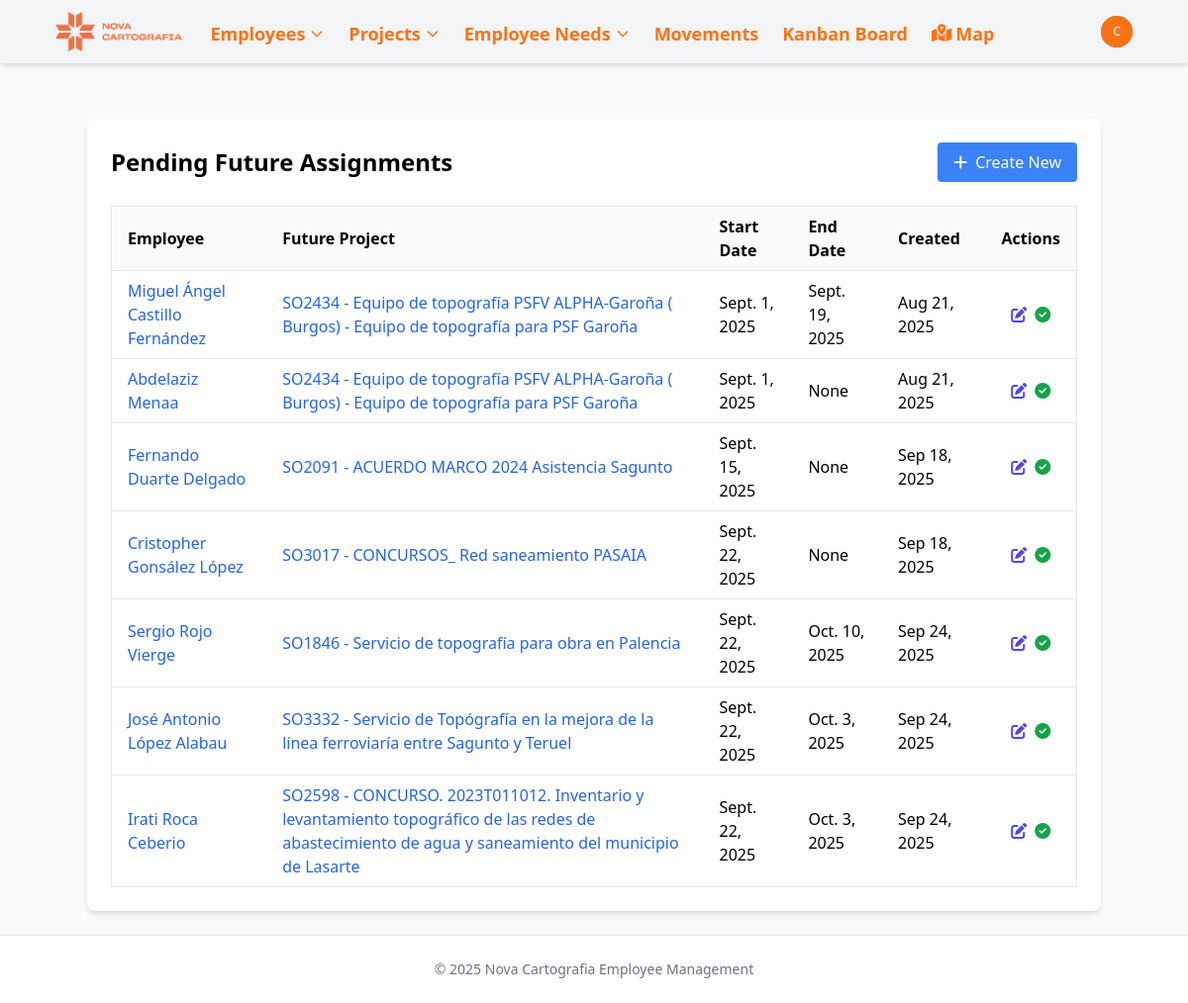
/future-assignments/ (signed in), run on the app's committed database.
### novacartografia_employee_management/models.py (models this page shows, shortened)
class GetEmployeeLocked(models.Model):
    next_project = models.ForeignKey(Project, on_delete=models.CASCADE,
                                    related_name='future_employee_assignments',
                                    help_text="The project the employee will be assigned to")
    employee = models.ForeignKey(Employee, on_delete=models.CASCADE,  # Cambiado de ManyToManyField a ForeignKey
                               related_name='future_assignment',
                               null=True,  # Añadido para la migración
                               blank=True,  # Añadido para la migración
                               help_text="The employee to be assigned to the project")
    start_date = models.DateField(help_text="When the employee should start in the new project")
    end_date = models.DateField(help_text="When the employee should end in the new project", null=True, blank=True)
    created_at = models.DateTimeField(auto_now_add=True)
    fulfilled = models.BooleanField(default=False,
                                   help_text="When marked as fulfilled, the employee will be assigned to the new project")
    class Meta:
        verbose_name = "Future Employee Assignment"
        verbose_name_plural = "Future Employee Assignments"

class Employee(models.Model):
    name = models.CharField(max_length=100)
    job = models.CharField(max_length=100)
    project_id = models.ForeignKey(Project, on_delete=models.SET_NULL, related_name='employee_set', blank=True, null=True)
    street = models.CharField(max_length=100, blank=True, null=True)
    city = models.CharField(max_length=100, blank=True, null=True)
    active = models.BooleanField(default=True, help_text="Indicates if the employee is currently active")
    start_date = models.DateField(default=timezone.now, help_text="When the employee started working", null=True, blank=True)
    end_date = models.DateField(blank=True, null=True, help_text="When the employee ended working, if applicable")
    state = models.CharField(max_length=50, default='valencia',
           choices=[
                ('Araba (Álava)', 'Álava'),
                ('Albacete', 'Albacete'),
                ('Alacant (Alicante)', 'Alicante'),
                ('Almería', 'Almería'),
                ('Asturias', 'Asturias'),
                ('Ávila', 'Ávila'),
                ('Badajoz', 'Badajoz'),
                ('Barcelona', 'Barcelona'),
                ('Burgos', 'Burgos'),
                ('Cáceres', 'Cáceres'),
                ('Cádiz', 'Cádiz'),
                ('Cantabria', 'Cantabria'),
                ('Castelló (Castellón)', 'Castellón'),
                ('Ceuta', 'Ceuta'),
                ('Ciudad Real', 'Ciudad Real'),
                ('Córdoba', 'Córdoba'),
                ('Cuenca', 'Cuenca'),
                ('Gerona', 'Gerona'),
                ('Granada', 'Granada'),
                ('Guadalajara', 'Guadalajara'),
                ('Gipuzkoa (Guipúzcoa)', 'Guipúzcoa'),
                ('Huelva', 'Huelva'),
                ('Huesca', 'Huesca'),
                ('Islas Baleares', 'Islas Baleares'),
                ('Jaén', 'Jaén'),
                ('A Coruña (La Coruña)', 'La Coruña'),
                ('La Rioja', 'La Rioja'),
                ('Las Palmas', 'Las Palmas'),
                ('León', 'León'),
                ('Lérida', 'Lérida'),
                ('Lleida', 'Lérida'),  # Agregado porque aparece en tu CSV
                ('Lugo', 'Lugo'),
                ('Madrid', 'Madrid'),
                ('Málaga', 'Málaga'),
                ('Melilla', 'Melilla'),
                ('Murcia', 'Murcia'),
                ('Navarra (Nafarroa)', 'Navarra'),  # Corregido para coincidir con el CSV
                ('Orense', 'Orense'),
                ('Palencia', 'Palencia'),
                ('Pontevedra', 'Pontevedra'),
                ('Salamanca', 'Salamanca'),
                ('Santa Cruz de Tenerife', 'Santa Cruz de Tenerife'),
                ('Segovia', 'Segovia'),
                ('Sevilla', 'Sevilla'),
                ('Soria', 'Soria'),
                ('Tarragona', 'Tarragona'),
                ('Teruel', 'Teruel'),
                ('Toledo', 'Toledo'),
                ('Valencia', 'Valencia'),
                ('Valladolid', 'Valladolid'),
                ('Bizkaia (Vizcaya)', 'Vizcaya'),
                ('Zamora', 'Zamora'),
                ('Zaragoza', 'Zaragoza'),
            ])
    latitude = models.FloatField(null=True, blank=True)
    longitude = models.FloatField(null=True, blank=True)
    academic_training = models.CharField(max_length=100, blank=True, null=True)
    driver_license = models.BooleanField(default=False)
    twenty_hours = models.BooleanField(default=False)
    sixty_hours = models.BooleanField(default=False)
    confine = models.BooleanField(default=False)
    height = models.BooleanField(default=False)
    mining = models.BooleanField(default=False)
    railway_carriage = models.BooleanField(default=False)
    railway_mounting = models.BooleanField(default=False)
    building = models.BooleanField(default=False)
    office_work = models.BooleanField(default=False)
    scanner = models.BooleanField(default=False)
    leveling = models.BooleanField(default=False)
    static = models.BooleanField(default=False)
    drag = models.BooleanField(default=False)
    locked = models.BooleanField(default=False, help_text="Indicates if the employee is locked for a future project")
    vacations_from = models.DateField(blank=True, null=True)
    vacations_to = models.DateField(blank=True, null=True)
    leave_from = models.DateField(blank=True, null=True)
    leave_to = models.DateField(blank=True, null=True)
    end_contract = models.BooleanField(default=False, help_text="Indicates if the employee's contract is ending soon")

class Project(models.Model):
    PROJECT_TYPES = [
        ('external', 'Obra'),
        ('project', 'Proyecto'),
    ]
    MANAGER_TYPES = [
        ('Jose Cuesta Mejías', 'Cuesta'),
        ('Javier Marín Gimeno', 'Javi'),
        ('Guillermo Boscá Gómez', 'Guillermo'),
        ('Miguel Ángel Martínez García', 'Miguel Ángel'),
        ('Óscar López Valverde', 'Óscar'),
    ]
    name = models.CharField(max_length=500)
    type = models.CharField(max_length=50, choices=PROJECT_TYPES, default='proyecto')
    description = models.TextField(blank=True, null=True)
    manager = models.CharField(max_length=50, choices=MANAGER_TYPES, null=True, blank=True)
    state = models.CharField(max_length=50, null=True, blank=True, )
    date_from = models.DateField(blank=True, null=True)
    date_to = models.DateField(blank=True, null=True)
    academic_training = models.CharField(max_length=100, blank=True, null=True)
    twenty_hours = models.BooleanField(default=False)
    sixty_hours = models.BooleanField(default=False)
    confine = models.BooleanField(default=False)
    height = models.BooleanField(default=False)
    mining = models.BooleanField(default=False)
    railway_carriage = models.BooleanField(default=False)
    railway_mounting = models.BooleanField(default=False)
    building = models.BooleanField(default=False)
    office_work = models.BooleanField(default=False)
    scanner = models.BooleanField(default=False)
    leveling = models.BooleanField(default=False)
    static = models.BooleanField(default=False)
    drag = models.BooleanField(default=False)

### novacartografia_employee_management/views.py (the view)
# urls.py: path('future-assignments/', views.get_employee_locked_list, name='get_employee_locked_list'),
@login_required
def get_employee_locked_list(request):
    future_assignments = GetEmployeeLocked.objects.filter(
        fulfilled=False,
        employee__isnull=False  # Solo los que tienen un empleado asignado
    ).select_related('employee', 'next_project')  # Optimizar consultas
    return render(request, 'novacartografia_employee_management/future_assignment_list.html', {
        'future_assignments': future_assignments,
    })

### templates/novacartografia_employee_management/future_assignment_list.html (shortened to what this page needs)
{% extends 'base.html' %}
{% block content %}
<div class="max-w-5xl mx-auto bg-white p-6 rounded-lg shadow-md">
  <div class="flex justify-between items-center mb-6">
    <h1 class="text-2xl font-bold">Pending Future Assignments</h1>
    <a href="{% url 'get_employee_locked_create' %}" class="bg-blue-500 hover:bg-blue-600 text-white px-4 py-2 rounded flex items-center">
      <i class="fas fa-plus mr-2"></i> Create New
    </a>
  </div>
  {% if future_assignments %}
    <div class="overflow-x-auto">
      <table class="min-w-full bg-white border border-gray-200">
        <thead>
          <tr>
            <th class="py-2 px-4 border-b border-gray-200 bg-gray-50 text-left">Employee</th>
            <th class="py-2 px-4 border-b border-gray-200 bg-gray-50 text-left">Future Project</th>
            <th class="py-2 px-4 border-b border-gray-200 bg-gray-50 text-left">Start Date</th>
            <th class="py-2 px-4 border-b border-gray-200 bg-gray-50 text-left">End Date</th>
            <th class="py-2 px-4 border-b border-gray-200 bg-gray-50 text-left">Created</th>
            <th class="py-2 px-4 border-b border-gray-200 bg-gray-50 text-center">Actions</th>
          </tr>
        </thead>
        <tbody>
          {% for assignment in future_assignments %}
            <tr class="hover:bg-gray-100">
              <td class="py-2 px-4 border-b border-gray-200">
                <a href="{% url 'employee_detail' assignment.employee.id %}" class="text-blue-600 hover:text-blue-800">
                  {{ assignment.employee.name }}
                </a>
              </td>
              <td class="py-2 px-4 border-b border-gray-200">
                <a href="{% url 'project_detail' assignment.next_project.id %}" class="text-blue-600 hover:text-blue-800">
                  {{ assignment.next_project.name }}
                </a>
              </td>
              <td class="py-2 px-4 border-b border-gray-200">{{ assignment.start_date }}</td>
              <td class="py-2 px-4 border-b border-gray-200">{{ assignment.end_date }}</td>
              <td class="py-2 px-4 border-b border-gray-200">{{ assignment.created_at|date:"M d, Y" }}</td>
              <td class="py-2 px-4 border-b border-gray-200 text-center">
                <div class="flex justify-center space-x-2">
                  <a href="{% url 'get_employee_locked_update' assignment.id %}" class="text-indigo-600 hover:text-indigo-900" title="Edit">
                    <i class="fas fa-edit"></i>
                  </a>
                  <a href="{% url 'get_employee_locked_fulfill' assignment.id %}" class="text-green-600 hover:text-green-800" title="Fulfill">
                    <i class="fas fa-check-circle"></i>
                  </a>
                </div>
              </td>
            </tr>
          {% endfor %}
        </tbody>
      </table>
    </div>
  {% endif %}
</div>
{% endblock %}

### templates/base.html (shortened to what this page needs)
<!DOCTYPE html>
<html lang="en">
<head>
    <script src="https://cdn.tailwindcss.com"></script>
    <link rel="stylesheet" href="https://cdnjs.cloudflare.com/ajax/libs/font-awesome/6.7.2/css/all.min.css">
    {% load static %}
    <script src="{% static 'js/tailwind.config.js' %}"></script>
</head>
<body class="bg-gray-50 min-h-screen flex flex-col ">
    <nav class="navbar-drpdown-container bg-gray-100 shadow-md">
        <div class="content-container">
            <div class="flex justify-between h-16 ml-6">
                <div class="flex items-center">
                    <div class="flex-shrink-0 flex items-center">
                        <a href="{% url 'home' %}" class="text-orange-500 font-bold text-xl">
                            <img class="mx-auto h-10 w-auto" src="{% static 'images/952.png' %}" alt="Nova Workers Management Logo">
                        </a>
                    </div>
                    <div class="hidden sm:ml-6 sm:flex sm:space-x-4">
                        <div class="relative" x-data="{ navEmployeesOpen: false }">
                            <button @click="navEmployeesOpen = !navEmployeesOpen" class="text-orange-500 hover:text-orange-700 border-transparent inline-flex items-center px-1 pt-1 text-lg font-bold">
                                <span>Employees</span>
                                <svg class="ml-1 w-4 h-4" fill="none" stroke="currentColor" viewBox="0 0 24 24" xmlns="http://www.w3.org/2000/svg"><path stroke-linecap="round" stroke-linejoin="round" stroke-width="2" d="M19 9l-7 7-7-7"></path></svg>
                            </button>
                        </div>
                        <div class="relative" x-data="{ navProjectsOpen: false }">
                            <button @click="navProjectsOpen = !navProjectsOpen" class="text-orange-500 hover:text-orange-700 border-transparent inline-flex items-center px-1 pt-1 text-lg font-bold">
                                <span>Projects</span>
                                <svg class="ml-1 w-4 h-4" fill="none" stroke="currentColor" viewBox="0 0 24 24" xmlns="http://www.w3.org/2000/svg"><path stroke-linecap="round" stroke-linejoin="round" stroke-width="2" d="M19 9l-7 7-7-7"></path></svg>
                            </button>
                        </div>
                        <div class="relative" x-data="{ navNeedsOpen: false }">
                            <button @click="navNeedsOpen = !navNeedsOpen" class="text-orange-500 hover:text-orange-700 border-transparent inline-flex items-center px-1 pt-1 text-lg font-bold">
                                <span>Employee Needs</span>
                                <svg class="ml-1 w-4 h-4" fill="none" stroke="currentColor" viewBox="0 0 24 24" xmlns="http://www.w3.org/2000/svg"><path stroke-linecap="round" stroke-linejoin="round" stroke-width="2" d="M19 9l-7 7-7-7"></path></svg>
                            </button>
                        </div>
                        <a href="{% url 'movement_list' %}" class="text-orange-500 hover:text-orange-700 border-transparent inline-flex items-center px-1 pt-1 text-lg font-bold">
                            Movements
                        </a>
                        <a href="{% url 'kanban_board' %}" class="text-orange-500 hover:text-orange-700 border-transparent inline-flex items-center px-1 pt-1 text-lg font-bold">
                            Kanban Board
                        </a>
                        <a href="{% url 'project_map' %}" class="text-orange-500 hover:text-orange-700 border-transparent inline-flex items-center px-1 pt-1 text-lg font-bold">
                            <i class="fas fa-map-marked-alt mr-1"></i> Map
                        </a>
                    </div>
                </div>
                <div class="hidden sm:ml-6 mr-6 sm:flex sm:items-center">
                    {% if user.is_authenticated %}
                        <div class="ml-3 relative" x-data="{ open: false }">
                            <div>
                                <button @click="open = !open" type="button" class="bg-orange-600 flex text-sm rounded-full focus:outline-none focus:ring-2 focus:ring-offset-2 focus:ring-offset-primary-800 focus:ring-white">
                                    <span class="inline-flex items-center justify-center h-8 w-8 rounded-full bg-orange-500">
                                        <span class="text-xs font-medium leading-none text-white">{{ user.username|slice:":1" }}</span>
                                    </span>
                                </button>
                            </div>
                        </div>
                    {% else %}
                        <a href="{% url 'login' %}" class="text-gray-100 hover:text-white text-sm font-medium">Login</a>
                    {% endif %}
                </div>
            </div>
        </div>
    </nav>
    <div class="content-container py-4">
    </div>
    <main class="flex-grow">
        <div class="content-container py-6">
            {% block content %}{% endblock %}
        </div>
    </main>
    <footer class="bg-white border-t border-gray-200">
        <div class="content-container py-6">
            <p class="text-center text-sm text-gray-500">&copy; {% now "Y" %} Nova Cartografia Employee Management</p>
        </div>
    </footer>
</body>
</html>

### data on the page
GetEmployeeLocked: employee.name "Miguel Ángel Castillo Fernández", next_project.name "SO2434 - Equipo de topografía PSFV ALPHA-Garoña ( Burgos) - Equipo de topografía para PSF Garoña", start_date "Sept. 1, 2025", end_date "Sept. 19, 2025", created_at "Aug 21, 2025"
GetEmployeeLocked: employee.name "Abdelaziz Menaa", next_project.name "SO2434 - Equipo de topografía PSFV ALPHA-Garoña ( Burgos) - Equipo de topografía para PSF Garoña", start_date "Sept. 1, 2025", end_date "None", created_at "Aug 21, 2025"
GetEmployeeLocked: employee.name "Fernando Duarte Delgado", next_project.name "SO2091 - ACUERDO MARCO 2024 Asistencia Sagunto", start_date "Sept. 15, 2025", end_date "None", created_at "Sep 18, 2025"
GetEmployeeLocked: employee.name "Cristopher Gonsález López", next_project.name "SO3017 - CONCURSOS_ Red saneamiento PASAIA", start_date "Sept. 22, 2025", end_date "None", created_at "Sep 18, 2025"
GetEmployeeLocked: employee.name "Sergio Rojo Vierge", next_project.name "SO1846 - Servicio de topografía para obra en Palencia", start_date "Sept. 22, 2025", end_date "Oct. 10, 2025", created_at "Sep 24, 2025"
GetEmployeeLocked: employee.name "José Antonio López Alabau", next_project.name "SO3332 - Servicio de Topógrafía en la mejora de la línea ferroviaría entre Sagunto y Teruel", start_date "Sept. 22, 2025", end_date "Oct. 3, 2025", created_at "Sep 24, 2025"
GetEmployeeLocked: employee.name "Irati Roca Ceberio", next_project.name "SO2598 - CONCURSO. 2023T011012. Inventario y levantamiento topográfico de las redes de abastecimiento de agua y saneamiento del municipio de Lasarte", start_date "Sept. 22, 2025", end_date "Oct. 3, 2025", created_at "Sep 24, 2025"

### other printed values
{{ user.username|slice:":1" }} "C"
